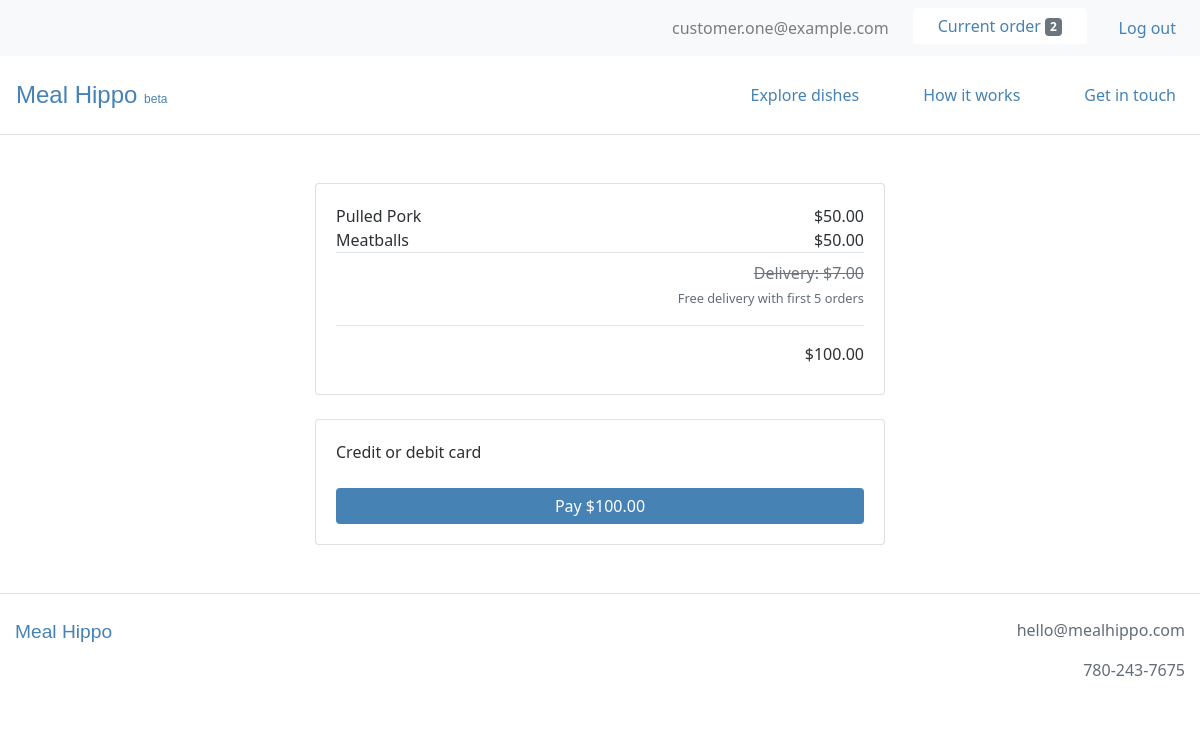
Before: /order/payment (signed in) with the older database file.
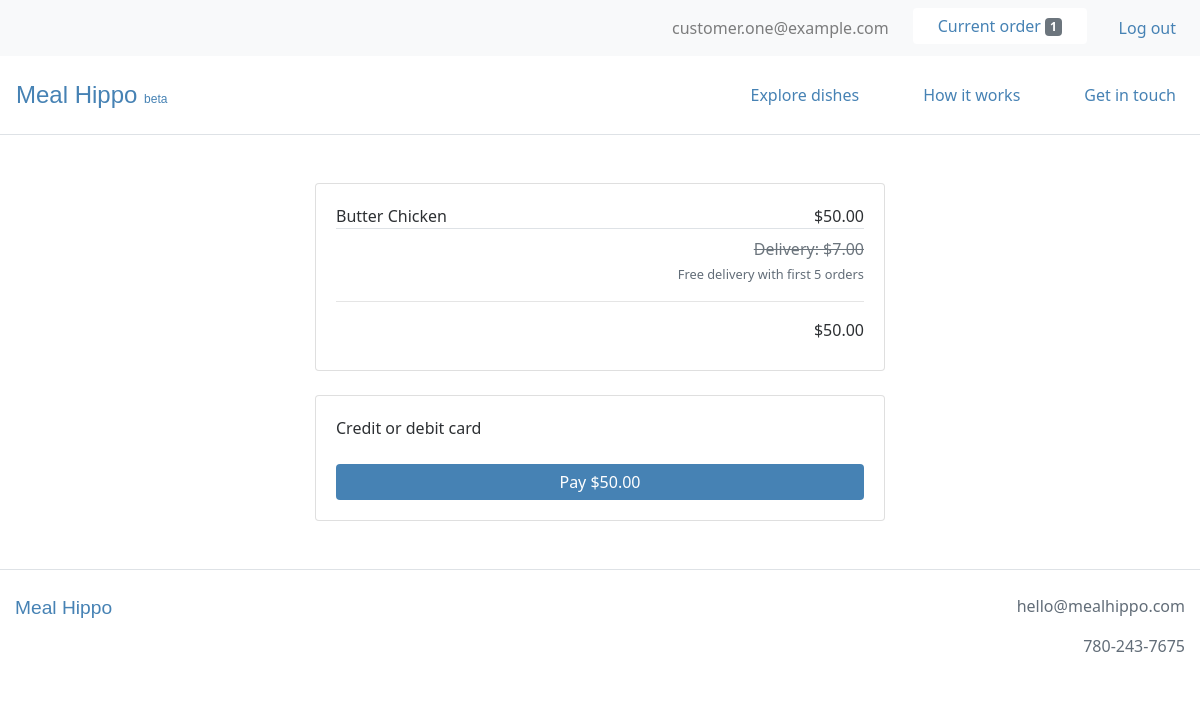
After: the same page with the newer database file.
### users/models.py (models this page shows, shortened)
class CustomUser(AbstractBaseUser):
    email = models.EmailField(unique=True)
    is_active = models.BooleanField(default=True)
    is_admin = models.BooleanField(default=False)
    objects = CustomUserManager()
    USERNAME_FIELD = 'email'
    REQUIRED_FIELDS = []

### webplatform/models.py (models this page shows, shortened)
class Order(models.Model):
    user = models.ForeignKey(settings.AUTH_USER_MODEL, on_delete=models.CASCADE)
    items = models.ManyToManyField(OrderItem)
    delivery_date = models.DateField(null=True)
    delivery_time = models.TimeField(null=True)
    is_completed = models.BooleanField(default=False)
    payment = models.ForeignKey(Payment, on_delete=models.SET_NULL, blank=True, null=True)
    created_at = models.DateTimeField(auto_now_add=True)
    modified_at = models.DateTimeField(auto_now=True)
    def get_total_order_price(self):
        total_order_price = 0
        for item in self.items.all():
            total_order_price += item.get_total_item_price()
        return total_order_price

class OrderItem(models.Model):
    user = models.ForeignKey(settings.AUTH_USER_MODEL, on_delete=models.CASCADE)
    item = models.ForeignKey(Item, on_delete=models.CASCADE)
    quantity = models.IntegerField(default=1)
    is_completed = models.BooleanField(default=False)
    def get_total_item_price(self):
        return self.quantity * self.item.price

class Item(models.Model):
    supplier = models.ForeignKey(Supplier, on_delete=models.CASCADE)
    name = models.CharField(max_length=100)
    description = models.TextField()
    price = models.FloatField()
    minimum_portions = models.IntegerField(blank=True, null=True)
    portion_increment = models.IntegerField(blank=True, null=True)
    minimum_lead_time = models.IntegerField(blank=True, null=True)
    is_active = models.BooleanField()
    created_at = models.DateTimeField(auto_now_add=True)
    modified_at = models.DateTimeField(auto_now=True)

### webplatform/views.py (the view, shortened to what this page needs)
# urls.py: path('order/payment', views.OrderPaymentView.as_view(), name='order_payment_view'),
class OrderPaymentView(LoginRequiredMixin, View):
    def get(self, *args, **kwargs):
        order = models.Order.objects.get(user=self.request.user, is_completed=False)
        order_items = order.items.all()
        context = {
            'order': order,
            'order_items': order_items,
        }
        return render(self.request, 'webplatform/order_payment_view.html', context)

### webplatform/templatetags/cart_templatetags.py (called while the page is built)
@register.filter
def cart_item_count(user):
    if user.is_authenticated:
        queryset = models.Order.objects.filter(user=user, is_completed=False)
        if queryset.exists():
            return queryset[0].items.count()
    return 0

### webplatform/templates/webplatform/order_payment_view.html (shortened to what this page needs)
{% extends 'base.html' %}
{% load static %}
{% load crispy_forms_tags %}
{% load humanize %}
{% block content %}
<div class="container-fluid my-5">
  <div class="row">
    <div class="col-lg-6 offset-lg-3 col-md-8 offset-md-2 col-12">
      <div class="card">
        <div class="card-body">
          <div class="container">
            {% for order_item in order_items %}
              <div class="row">
                <div class="col text-left px-0">
                  {{ order_item.item.name }}
                </div>
                <div class="col text-right px-0">
                  ${{ order_item.get_total_item_price|floatformat:2|intcomma }}
                </div>
              </div>
            {% endfor %}
          </div>
          <div class="container">
            <div class="row border-top py-2">
              <div class="col text-right px-0">
								<s class="text-secondary">Delivery: $7.00</s>
                <p><small>Free delivery with first 5 orders</small></p>
                <hr>
                ${{ order.get_total_order_price|floatformat:2|intcomma }}
              </div>
            </div>
          </div>
        </div>
      </div>
      <div class="card mt-4">
        <div class="card-body">
          <form action="" method="post" id="payment-form">
            <div class="mb-3">
            	<label for="card-element">
            		Credit or debit card
            	</label>
            </div>
            <button class="btn btn-primary w-100">Pay ${{ order.get_total_order_price|floatformat:2|intcomma }}</button>
          </form>
        </div>
      </div>
    </div>
  </div>
</div>
{% endblock %}

### templates/base.html (shortened to what this page needs)
{% load static %}
{% load cart_templatetags %}
<!DOCTYPE html>
<html lang="en" dir="ltr">
  <head>
    <link rel="stylesheet" href="https://stackpath.bootstrapcdn.com/bootstrap/4.4.1/css/bootstrap.min.css">
    <link rel="stylesheet" type="text/css" href="{% static 'style.css' %}">
  </head>
  <body>
    {% if user.is_authenticated %}
      <nav class="navbar navbar-expand-md navbar-light bg-light">
          <ul class="navbar-nav ml-md-auto mx-md-0 mx-auto text-md-left text-center">
            <li class="nav-item ml-4">
              <span class="navbar-text">
                {{ request.user.email }}
              </span>
            </li>
            <li class="nav-item ml-4">
              <a href="{% url 'webplatform:order_items_view' %}">
                <button type="button" class="btn btn-light bg-white">
                  Current order <span class="badge badge-secondary">{{ request.user|cart_item_count }}</span>
                </button>
              </a>
            </li>
            <li class="nav-item ml-4">
              <a class="nav-link" href="{% url 'logout' %}">Log out</a>
            </li>
          </ul>
      </nav>
    {% endif %}
    <nav class="navbar navbar-expand-md navbar-light py-3 border-bottom">
      <a class="navbar-brand" href="{% url 'webplatform:home_view' %}">Meal&nbsp;Hippo <small style="font-size: 0.5em;">beta</small></a>
      <div class="collapse navbar-collapse" id="navbarText">
        <ul class="navbar-nav ml-auto">
          <li class="nav-item ml-5">
            <a class="nav-link" href="{% url 'webplatform:order_items_view' %}">Explore dishes</a>
          </li>
          <li class="nav-item ml-5">
            <a class="nav-link" href="{% url 'webplatform:support_view' %}">How it works</a>
          </li>
          <li class="nav-item ml-5">
            <a class="nav-link" href="{% url 'webplatform:contact_view' %}">Get in touch</a>
          </li>
        </ul>
      </div>
    </nav>
    {% block content %}
    {% endblock %}
    <footer>
      <div class="container-fluid text-center py-4 mb-5 border-top">
        <div class="row">
          <div class="col-sm text-sm-left mb-4">
            <span class="logo">
              <a href="{% url 'webplatform:home_view' %}">Meal&nbsp;Hippo</a>
            </span>
          </div>
          <div class="col-sm text-sm-right">
            <p>hello@mealhippo.com</p>
            <p>780-243-7675</p>
          </div>
        </div>
      </div>
    </footer>
  </body>
</html>

Changed rows visible on the page:
no longer on this page (row edited): OrderItem: item.name "Pulled Pork", get_total_item_price "50.00"
no longer on this page (row edited): OrderItem: item.name "Meatballs", get_total_item_price "50.00"
removed Order: get_total_order_price "100.00"
changed CustomUser "customer.one@example.com": user|cart_item_count "2" → "1"
added OrderItem: item.name "Butter Chicken", get_total_item_price "50.00"
added Order: get_total_order_price "50.00"
